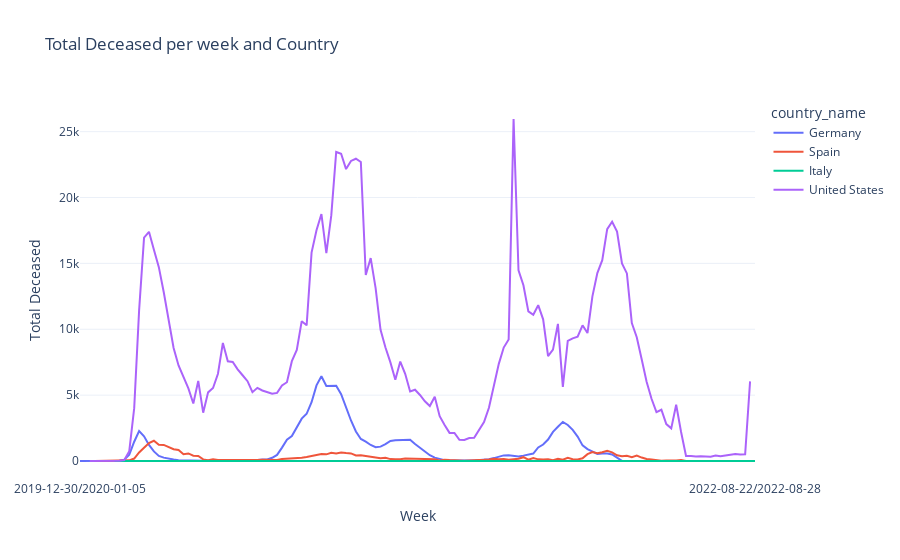

Source (notebook cell):
### Markdown cell above
2. What is the trend of new deceased cases over time for each country?

### Code cell
# Filter data for visualization
fig = px.line(df, x="week", y="new_deceased", color="country_name",
              title="Total Deceased per week and Country",
              labels={"week": "Week", "new_deceased": "New Deceased Cases"},
              template="plotly_white")
fig.update_xaxes(tickangle=45)

fig.update_xaxes(
    tickangle=0,   # Align ticks horizontally
    tickvals=[df['week'].min(), df['week'].max()],  # Show only first and last week
    ticktext=[df['week'].min(), df['week'].max()]   # Labels for the ticks
)

fig.update_yaxes(title_text="Total Deceased")
fig.show()
